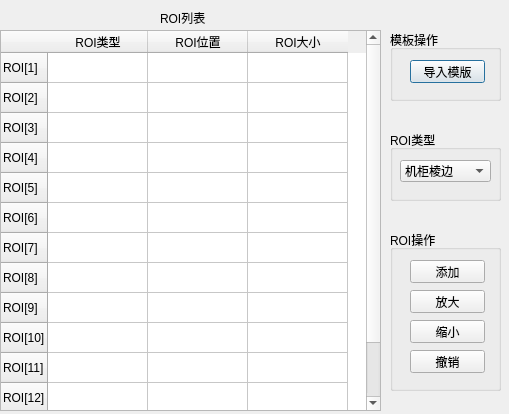
<?xml version="1.0" encoding="UTF-8"?>
<ui version="4.0">
 <class>Template</class>
 <widget class="QDialog" name="Template">
  <property name="geometry">
   <rect>
    <x>0</x>
    <y>0</y>
    <width>509</width>
    <height>414</height>
   </rect>
  </property>
  <property name="windowTitle">
   <string>模板设置</string>
  </property>
  <property name="windowIcon">
   <iconset resource="detection.qrc">
    <normaloff>:/Detection/Resources/15.png</normaloff>:/Detection/Resources/15.png</iconset>
  </property>
  <widget class="QTableWidget" name="tableWidget">
   <property name="geometry">
    <rect>
     <x>0</x>
     <y>30</y>
     <width>381</width>
     <height>381</height>
    </rect>
   </property>
   <row>
    <property name="text">
     <string>ROI[1]</string>
    </property>
   </row>
   <row>
    <property name="text">
     <string>ROI[2]</string>
    </property>
   </row>
   <row>
    <property name="text">
     <string>ROI[3]</string>
    </property>
   </row>
   <row>
    <property name="text">
     <string>ROI[4]</string>
    </property>
   </row>
   <row>
    <property name="text">
     <string>ROI[5]</string>
    </property>
   </row>
   <row>
    <property name="text">
     <string>ROI[6]</string>
    </property>
   </row>
   <row>
    <property name="text">
     <string>ROI[7]</string>
    </property>
   </row>
   <row>
    <property name="text">
     <string>ROI[8]</string>
    </property>
   </row>
   <row>
    <property name="text">
     <string>ROI[9]</string>
    </property>
   </row>
   <row>
    <property name="text">
     <string>ROI[10]</string>
    </property>
   </row>
   <row>
    <property name="text">
     <string>ROI[11]</string>
    </property>
   </row>
   <row>
    <property name="text">
     <string>ROI[12]</string>
    </property>
   </row>
   <row>
    <property name="text">
     <string>ROI[13]</string>
    </property>
   </row>
   <column>
    <property name="text">
     <string>ROI类型</string>
    </property>
   </column>
   <column>
    <property name="text">
     <string>ROI位置</string>
    </property>
   </column>
   <column>
    <property name="text">
     <string>ROI大小</string>
    </property>
   </column>
  </widget>
  <widget class="QLabel" name="label">
   <property name="geometry">
    <rect>
     <x>160</x>
     <y>10</y>
     <width>54</width>
     <height>16</height>
    </rect>
   </property>
   <property name="text">
    <string>ROI列表</string>
   </property>
  </widget>
  <widget class="QGroupBox" name="groupBox">
   <property name="geometry">
    <rect>
     <x>390</x>
     <y>30</y>
     <width>111</width>
     <height>71</height>
    </rect>
   </property>
   <property name="title">
    <string>模板操作</string>
   </property>
   <widget class="QPushButton" name="pushButton">
    <property name="geometry">
     <rect>
      <x>20</x>
      <y>30</y>
      <width>75</width>
      <height>23</height>
     </rect>
    </property>
    <property name="text">
     <string>导入模版</string>
    </property>
   </widget>
  </widget>
  <widget class="QGroupBox" name="groupBox_2">
   <property name="geometry">
    <rect>
     <x>390</x>
     <y>130</y>
     <width>111</width>
     <height>71</height>
    </rect>
   </property>
   <property name="title">
    <string>ROI类型</string>
   </property>
   <widget class="QComboBox" name="comboBox">
    <property name="geometry">
     <rect>
      <x>10</x>
      <y>30</y>
      <width>91</width>
      <height>22</height>
     </rect>
    </property>
    <item>
     <property name="text">
      <string>机柜棱边</string>
     </property>
    </item>
    <item>
     <property name="text">
      <string>印刷商标</string>
     </property>
    </item>
    <item>
     <property name="text">
      <string>螺丝铆钉</string>
     </property>
    </item>
   </widget>
  </widget>
  <widget class="QGroupBox" name="groupBox_3">
   <property name="geometry">
    <rect>
     <x>390</x>
     <y>230</y>
     <width>111</width>
     <height>161</height>
    </rect>
   </property>
   <property name="title">
    <string>ROI操作</string>
   </property>
   <widget class="QPushButton" name="pushButton_6">
    <property name="geometry">
     <rect>
      <x>20</x>
      <y>30</y>
      <width>75</width>
      <height>23</height>
     </rect>
    </property>
    <property name="text">
     <string>添加</string>
    </property>
   </widget>
   <widget class="QPushButton" name="pushButton_4">
    <property name="geometry">
     <rect>
      <x>20</x>
      <y>90</y>
      <width>75</width>
      <height>23</height>
     </rect>
    </property>
    <property name="text">
     <string>缩小</string>
    </property>
   </widget>
   <widget class="QPushButton" name="pushButton_5">
    <property name="geometry">
     <rect>
      <x>20</x>
      <y>120</y>
      <width>75</width>
      <height>23</height>
     </rect>
    </property>
    <property name="text">
     <string>撤销</string>
    </property>
   </widget>
   <widget class="QPushButton" name="pushButton_3">
    <property name="geometry">
     <rect>
      <x>20</x>
      <y>60</y>
      <width>75</width>
      <height>23</height>
     </rect>
    </property>
    <property name="text">
     <string>放大</string>
    </property>
   </widget>
  </widget>
 </widget>
 <resources>
  <include location="detection.qrc"/>
 </resources>
 <connections/>
</ui>
